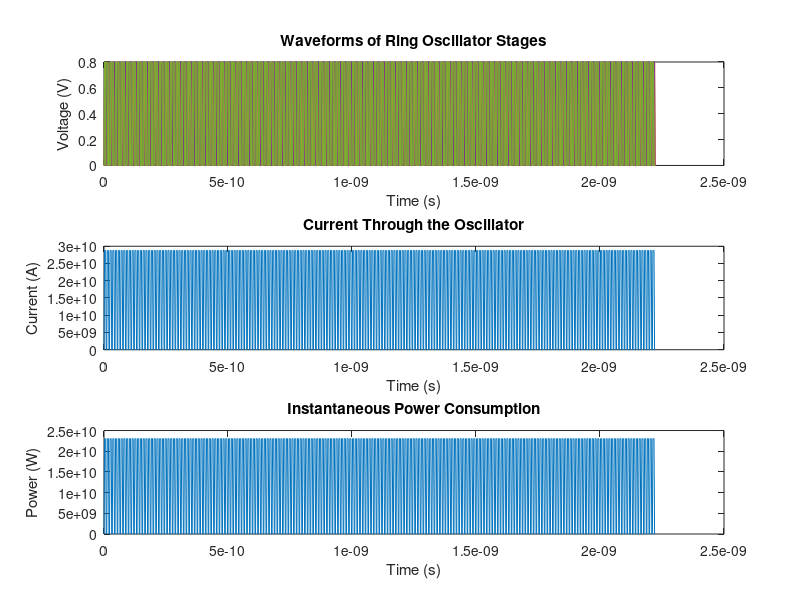

MATLAB code to generate this figure:
% power_analysis_5stage.m

% Parameters
Vdd = 0.8;             % Supply voltage (V)
f_osc = 4.5e9;         % Oscillation frequency (Hz)
N = 5;                 % Number of stages

% Time configuration
delay_per_stage = 1 / (2 * f_osc * N);
T = delay_per_stage / 10;
t_total = 10 / f_osc;
time = 0:T:t_total;

% Initialize output states
Vout = zeros(N, length(time));
Vout(:, 1) = [1; 0; 0; 0; 0] * Vdd;  % Initial conditions

% Simulate the ring oscillator
for t = 2:length(time)
    for stage = 1:N
        prev_stage = mod(stage - 2, N) + 1;
        Vout(stage, t) = Vdd * (Vout(prev_stage, t-1) < Vdd/2);
    end
end

% Power calculation
I = Vdd * abs(diff(Vout(1, :))) / delay_per_stage;
I = [I, 0];
P_inst = Vdd * I;
P_avg = mean(P_inst);

% Plotting
figure;
subplot(3, 1, 1);
plot(time, Vout');
xlabel('Time (s)'); ylabel('Voltage (V)');
title('Waveforms of Ring Oscillator Stages');

subplot(3, 1, 2);
plot(time, I);
xlabel('Time (s)'); ylabel('Current (A)');
title('Current Through the Oscillator');

subplot(3, 1, 3);
plot(time, P_inst);
xlabel('Time (s)'); ylabel('Power (W)');
title('Instantaneous Power Consumption');

fprintf('Average Power Consumption: %.2e W\n', P_avg);
